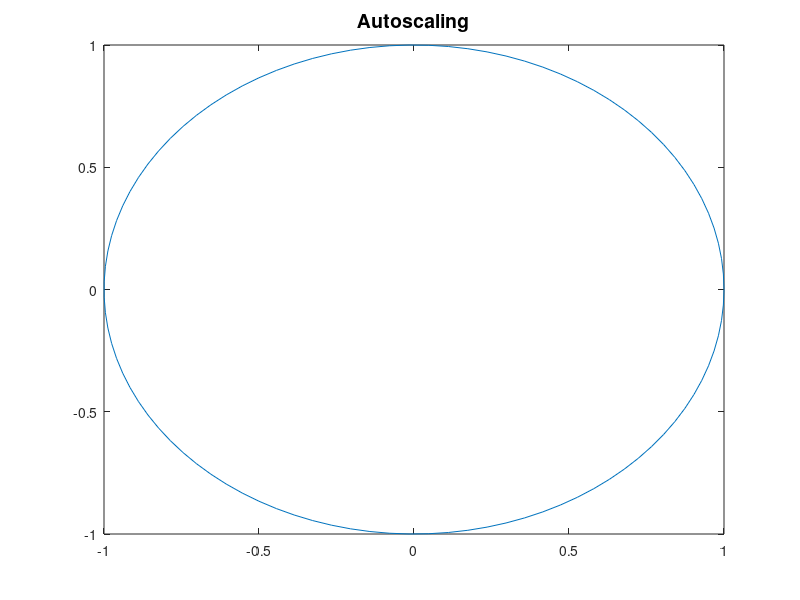
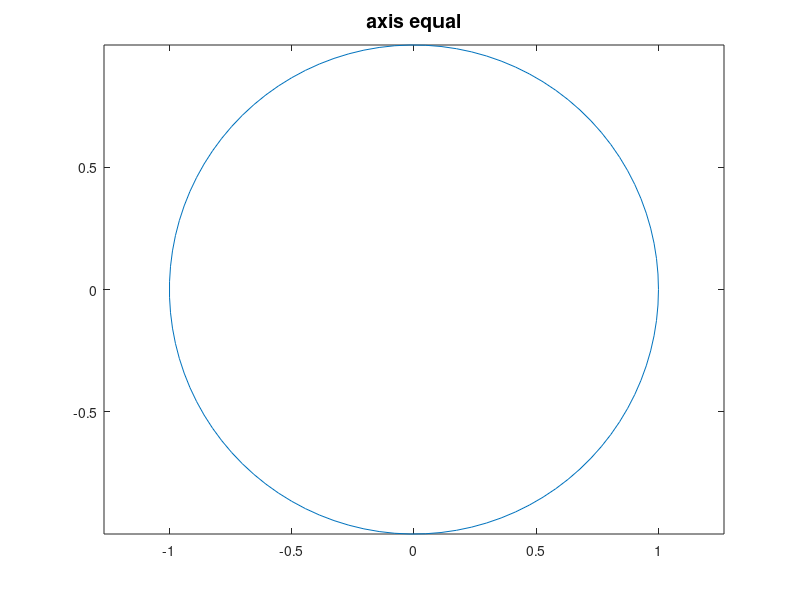
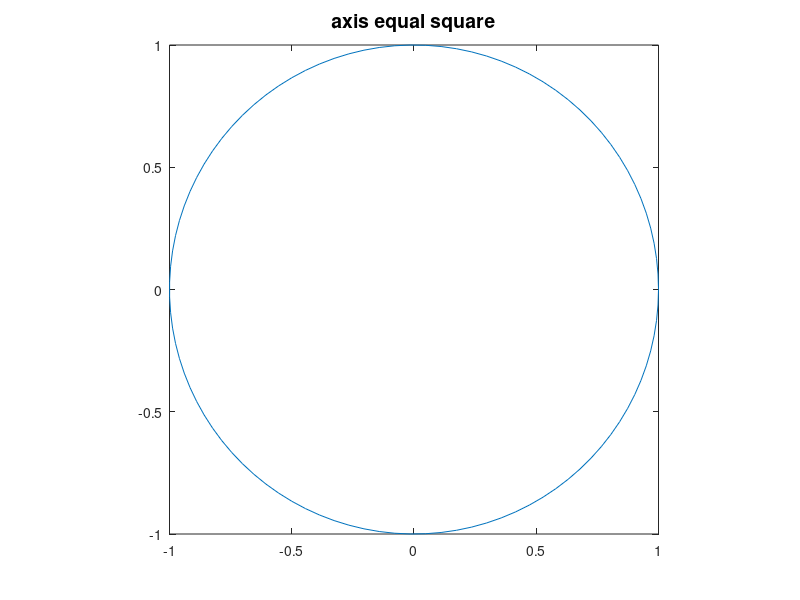
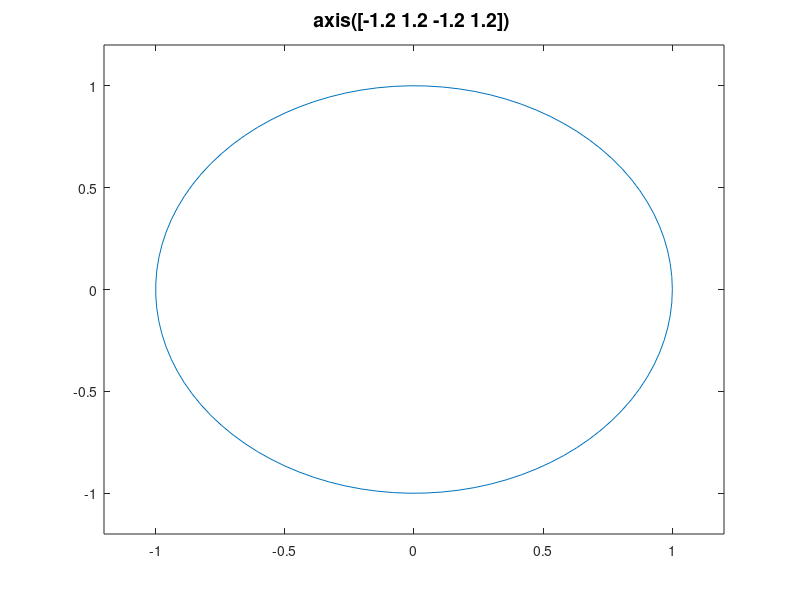

Write MATLAB code to recreate these figures, in order.
%Show Axis Styles

theta= linspace(0,2*pi);
x= cos(theta);
y= sin(theta);
close all

figure
plot(x,y)
title('Autoscaling','Fontsize',14)


figure
plot(x,y)
axis equal 
title('axis equal','Fontsize',14)

figure
plot(x,y)
axis equal square 
title('axis equal square','Fontsize',14)

figure
plot(x,y)
axis([-1.2 1.2 -1.2 1.2]) 
title('axis([-1.2 1.2 -1.2 1.2]) ','Fontsize',14)


figure
plot(x,y)
axis([-1.2 1.2 -1.2 1.2]) 
axis equal
title('axis([-1.2 1.2 -1.2 1.2]); axis equal ','Fontsize',14)


figure
plot(x,y)
axis([-1.2 1.2 -1.2 1.2]) 
axis equal square
title('axis([-1.2 1.2 -1.2 1.2]); axis equal square','Fontsize',14)


